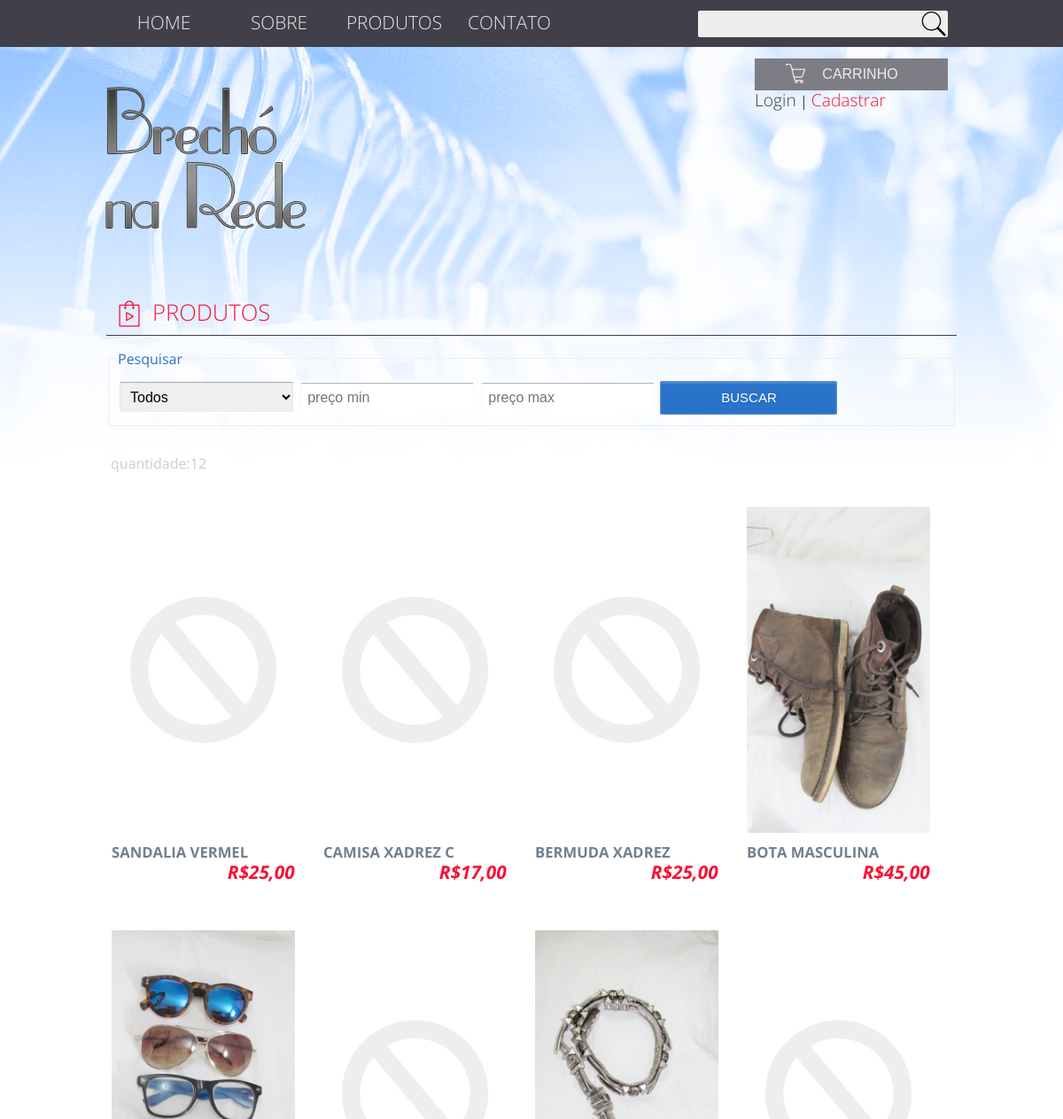
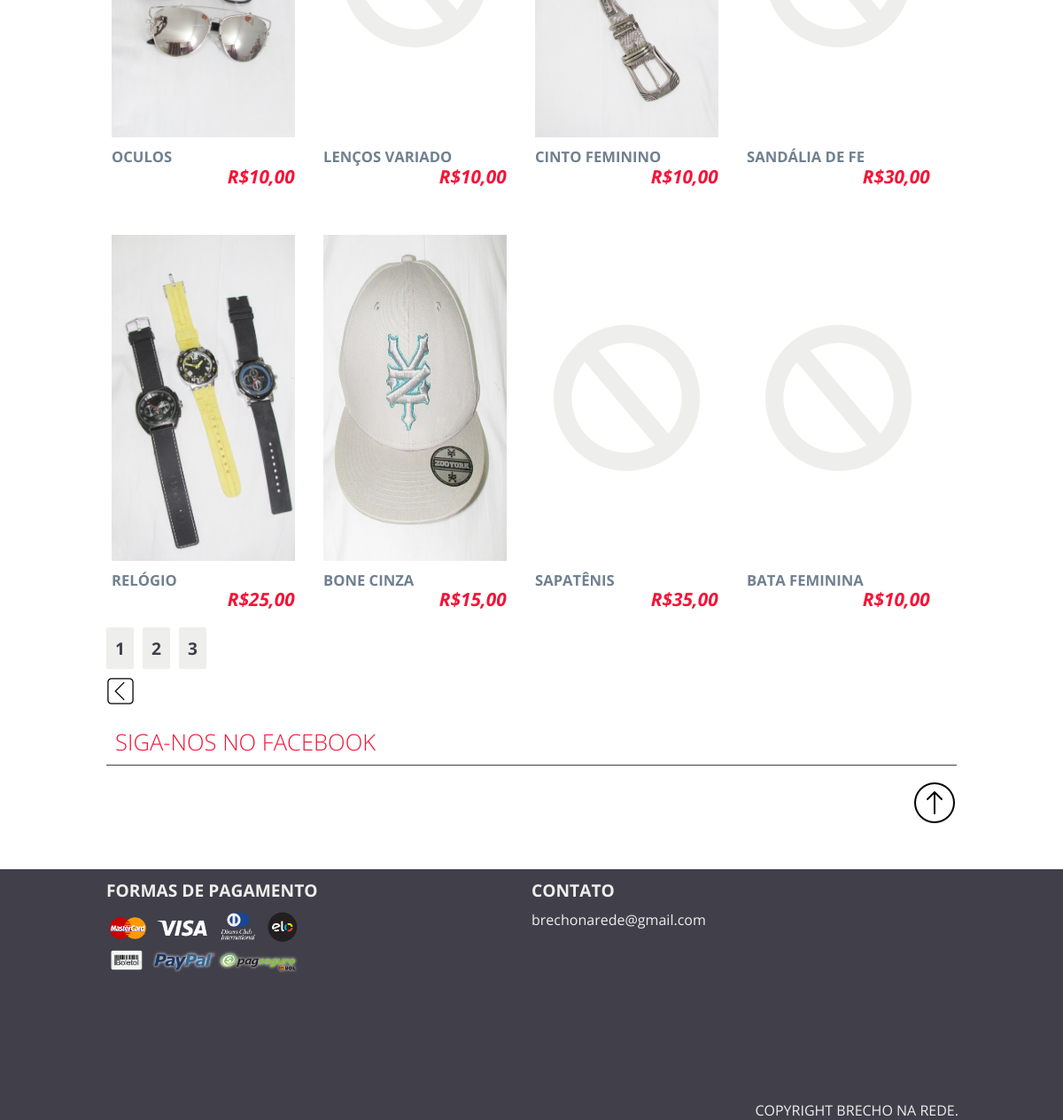
The page /index.php?ctrl=controladorPaginaProdutos&&pg=2 on the database its author committed (2 pictures, top to bottom).
### tables this page shows
CREATE TABLE `produto` (
  `idProduto` int(11) NOT NULL,
  `nome` varchar(30) NOT NULL,
  `tamanho` int(11) DEFAULT NULL,
  `cor` char(20) NOT NULL,
  `genero` enum('masculino','feminino') NOT NULL,
  `preco` decimal(4,2) NOT NULL,
  `tipo` varchar(50) DEFAULT NULL,
  `foto` varchar(40) NOT NULL,
  `descricao` varchar(50) NOT NULL,
  `quantidade` int(3) NOT NULL
);

### img/modelo/DAO/classeProdutoDAO.php (called while the page is built, shortened)
<?php
class classeProdutoDAO {
    public function buscarProduto($por, $valor) {
        try {
            $pdo = conexao::getInstance();
            switch ($por) {
                case "":
                    $sql = "SELECT * from produto order by idproduto desc";
                    break;
            }
            $pesquisa = $pdo->prepare($sql);
            $pesquisa->execute();
            if (!$pesquisa->rowCount() == 1) {
                echo '<script type="text/javascript">
         alert("Nenhum produto encontrado com valor informado!");
         location.href ="index.php?link=formBuscarProduto";
    </script>';
            } else {
                $retorno = array();
                while ($valores = $pesquisa->fetchObject(__CLASS__)) {
                    $retorno[] = $valores;
                }
                return $retorno;
            }
        } catch (PDOException $erro) {
            echo $erro->getMessage();
        }
    }
    public function ProdutosCliente($sexo, $precomin, $precomax, $nomeproduto, $pg) {
        $numero = 12;
        $apartir =($pg==1) ? 1 : ($pg * $numero)-$numero;
        $pdo = conexao::getInstance();
        if ($sexo == '' && $precomin == '' && $precomax == '' && $nomeproduto == '') {
            $sql = "SELECT * FROM produto where idproduto >= $apartir  limit $numero ";
        } elseif ($sexo != '' && $precomin == '' && $precomax == '' && $nomeproduto == '') {
            $sql = "SELECT * FROM produto where genero='$sexo' and idProduto>=$apartir  limit $numero";
        } elseif ($sexo == '' && $precomin != '' && $precomax == '' && $nomeproduto == '') {
            $sql = "SELECT * FROM produto where preco between $precomin and $precomax  and idProduto>=$apartir  limit $numero ";
        } elseif ($sexo == '' && $precomin == '' && $precomax != '' && $nomeproduto == '') {
            $sql = "SELECT * FROM produto where preco between $precomin and $precomax and idProduto>=$apartir  limit $numero ";
        } elseif ($sexo == '' && $precomin != '' && $precomax != '' && $nomeproduto == '') {
            $sql = "SELECT * FROM produto where preco between $precomin and $precomax and idProduto>=$apartir  limit $numero";
        } elseif ($sexo == '' && $precomin == '' && $precomax == '' && $nomeproduto != '') {
            $sql = "SELECT * FROM produto where nome like '%$nomeproduto%' and idProduto>=$apartir  limit $numero";
        } elseif ($sexo != '' && $precomin == '' && $precomax == '' && $nomeproduto != '') {
            $sql = "SELECT * FROM produto WHERE genero='$sexo' AND nome like '%$nomeproduto%' and idproduto>=$apartir  limit $numero";
        }
        $pesquisa = $pdo->prepare($sql);
        $pesquisa->execute();
        $armazem = array();
        while ($result = $pesquisa->fetchObject(__CLASS__)) {
            $armazem[] = $result;
        }
        return $armazem;
    }
}

### controle/controladorPaginaProdutos.php (the view, shortened to what this page needs)
<?php
require_once 'modelo/DAO/classeProdutoDAO.php';
@$sexo = $_GET['sexo'];
@$precomin = $_GET['min'];
@$precomax = $_GET['max'];
@$nomeproduto = $_GET['nomeproduto'];
$pg = $_GET['pg'];
$obj = new classeProdutoDAO;
$objeto = $obj->ProdutosCliente($sexo, $precomin, $precomax, $nomeproduto, $pg);
$pesquisa = $obj->buscarProduto("", "");
include "visao/formPaginaProduto.php";
echo "<br>";
echo "<span class='numeracao'> quantidade:".sizeof($objeto)." </span><br><br>";
foreach ($objeto as $resultado) {
    if (file_exists('img/produtos/' . $resultado->foto . '.jpg')):
        $ft = "<img src='img/produtos/$resultado->foto.jpg' >";
    else:
        $ft = "<img src='img/semft.jpg' >";
    endif;
    echo "<div class='box'>
<a href='index.php?ctrl=controladorInformacaoProduto&pdt=$resultado->idProduto'>
$ft
<span class='titulo'>" . substr($resultado->nome, 0, 15) . "</span>
<span class='price'><p>R$" . number_format($resultado->preco, '2', ',', '.') . " </p></span>
</a>
</div>
    ";
}
if($sexo == '' && $precomin =='' && $precomax==''){
$tdspdt = count($pesquisa);
$qtdpgs = ($tdspdt % 12 == 0) ? ($tdspdt / 12) : ($tdspdt / 12) + 1;
echo '<br><br>';
echo "<ul class='paginasbtn'>";
for ($i = 1; $i <= $qtdpgs; $i++) {
    echo '<li><a href="?ctrl=controladorPaginaProdutos&&pg='. $i .'" class="btnpg">' . $i . '</a></li>';
}
}
echo "</ul><br><br><a href='index.php'><i class='voltar'></i></a>";

### css/estilo.css (style rules this page uses)
* { margin:0; padding:0; }
body { font-family: 'Open Sans', sans-serif; color:#eeeeec; background:url(../img/banner.png) no-repeat; }
.box { width: 218px; min-height:370px; float: left; margin-right:20px; margin-bottom: 25px; display:table; margin-top: 15px; font-size: 1em; padding-bottom: 5px; color:#403f4a; border:2px solid #fff; box-sizing:border-box; transition: 0.8s; }
div .box .titulo { margin-left: 4px; color:#708090; }
.box img { padding:4px; width:207px; height: 368px; }
.box a { text-decoration: none; text-indent: 6px; font-size: 1.3em; color:#403f4a; }
.titulo { font-size:0.8em; text-align: left; font-weight:bolder; text-transform:uppercase; }
.price { text-align: right; font-style:italic; font-weight:bolder; display: table; color:#f61337; width: 98%; }
.numeracao { color:#ccc;padding:5px; }
.paginasbtn { width: inherit; clear: both; }
.paginasbtn li { display: inline; }
.paginasbtn li a { width:15px; height:10px; display:inline; padding:10px; background:#eeeeec; margin-right:10px; font-size:1.2em; text-decoration: none; border-radius:2px; color:#403f4a; font-weight: bold; }
.voltar { background:url(../img/icones/voltar.png) no-repeat ; display: table; width: 32px; height: 32px; clear: both; position:absolute; margin-top: 20px; bottom:0; }

### rows shown on the page
produto: nome "SANDALIA VERMEL", preco "25,00"
produto: nome "CAMISA XADREZ C", preco "17,00"
produto: nome "BERMUDA XADREZ", preco "25,00"
produto: foto (picture), nome "BOTA MASCULINA", preco "45,00"
produto: foto (picture), nome "OCULOS", preco "10,00"
produto: nome "LENÇOS VARIADO", preco "10,00"
produto: foto (picture), nome "CINTO FEMININO", preco "10,00"
produto: nome "SANDÁLIA DE FE", preco "30,00"
produto: foto (picture), nome "RELÓGIO", preco "25,00"
produto: foto (picture), nome "BONE CINZA", preco "15,00"
produto: nome "SAPATÊNIS", preco "35,00"
produto: nome "BATA FEMININA", preco "10,00"

### other values the page prints
sizeof($objeto) "12"
